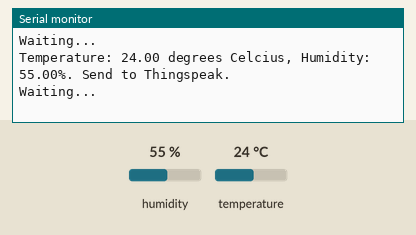
This sketch was run on a simulated ESP8266 (NodeMCU). On the bench: the last lines printed to the serial monitor. The test bench sets the inputs (shaded band); at power-on: humidity 55 %, temperature 24 °C. WiFi joins after 1.5 s; servers stay silent unless stated.

Above: at 2.7 s.
2.8 s: humidity set to 22 %
At 3.94 s:
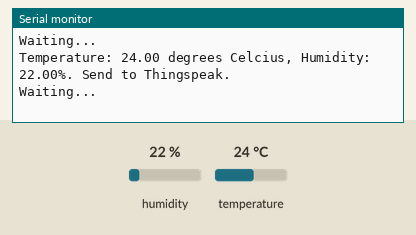
5.5 s: temperature set to 12 °C
At 5.98 s:
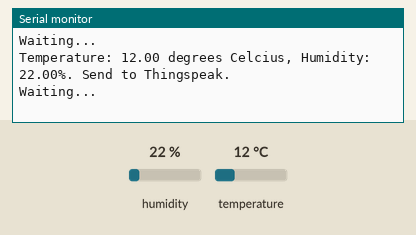
8.2 s: humidity set to 40 %
At 10.07 s:
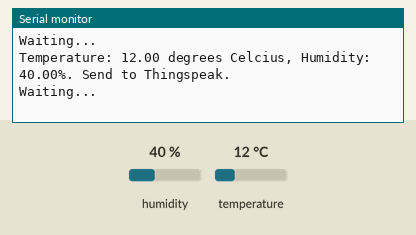
Timing chart, 0 to 11.6 s (numbered marks = the images above; inputs shaded):
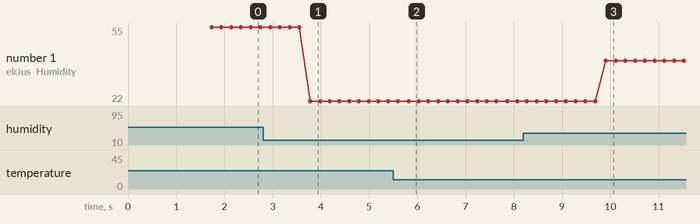

The sketch:

weather.ino
```cpp
#include <ThingSpeak.h>

#include <DHT.h>  // Including library for dht

#include <ESP8266WiFi.h>

String apiKey = "write your thinkspeak api";
const char *channelid = "write yur channel id";
const char *ssid =  "write your ssid";
const char *pass =  "password";
const char* server = "api.thingspeak.com";

#define DHTPIN 0

DHT dht(DHTPIN, DHT11);

WiFiClient client;

void setup()
{
       Serial.begin(115200);
       delay(10);
       dht.begin();

       Serial.println("Connecting to ");
       Serial.println(ssid);


       WiFi.begin(ssid, pass);

      while (WiFi.status() != WL_CONNECTED)
     {
            delay(500);
            Serial.print(".");
     }
      Serial.println("");
      Serial.println("WiFi connected");

}

void loop()
{

      float h = dht.readHumidity();
      float t = dht.readTemperature();

              if (isnan(h) || isnan(t))
                 {
                     Serial.println("Failed to read from DHT sensor!");
                      return;
                 }

                         if (client.connect(server,80))
                      {

                             String postStr = apiKey;
                             postStr +="&field1=";
                             postStr += String(t);
                             postStr +="&field2=";
                             postStr += String(h);
                             postStr += "\r\n\r\n";

                             client.print("POST /update HTTP/1.1\n");
                             client.print("Host: api.thingspeak.com\n");
                             client.print("Connection: close\n");
                             client.print("X-THINGSPEAKAPIKEY: "+apiKey+"\n");
                             client.print("Content-Type: application/x-www-form-urlencoded\n");
                             client.print("Content-Length: ");
                             client.print(postStr.length());
                             client.print("\n\n");
                             client.print(postStr);

                             Serial.print("Temperature: ");
                             Serial.print(t);
                             Serial.print(" degrees Celcius, Humidity: ");
                             Serial.print(h);
                             Serial.println("%. Send to Thingspeak.");
                        }
          client.stop();

          Serial.println("Waiting...");
}
```

Measured:
- after the input at 2.8 s, the serial monitor: prints a new line after 0.98 s (image 1)
- after the input at 5.5 s, the serial monitor: prints a new line after 0.32 s (image 2)
- after the input at 8.2 s, the serial monitor: prints a new line after 1.7 s (image 3)
- plotted number 1: 55 → 22 after the input at 2.8 s, 22 → 40 after the input at 8.2 s
